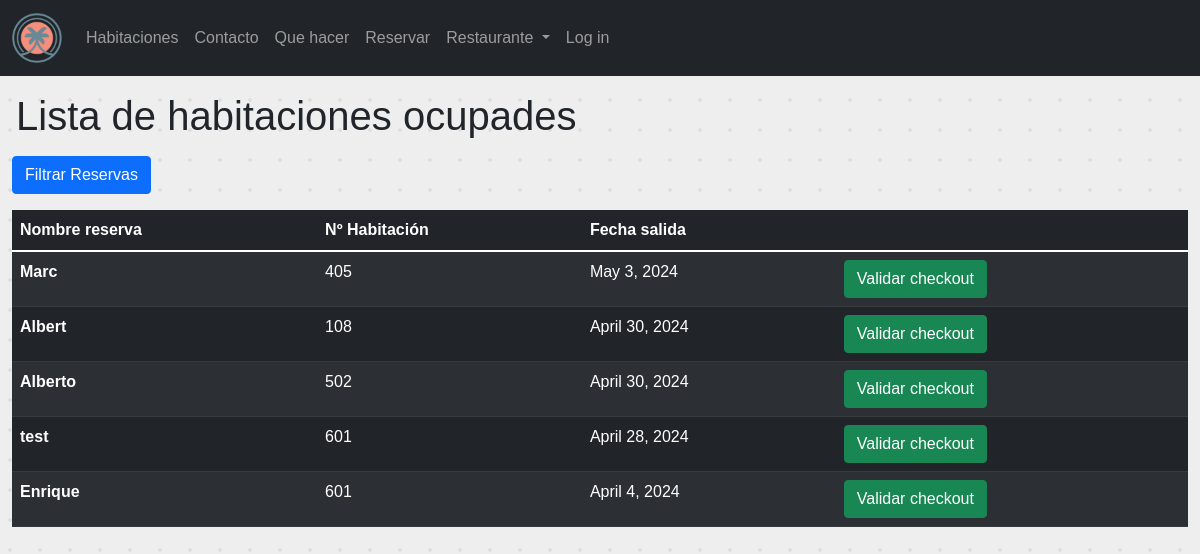
/reception/checkout/, run on an earlier commit of the app's database.
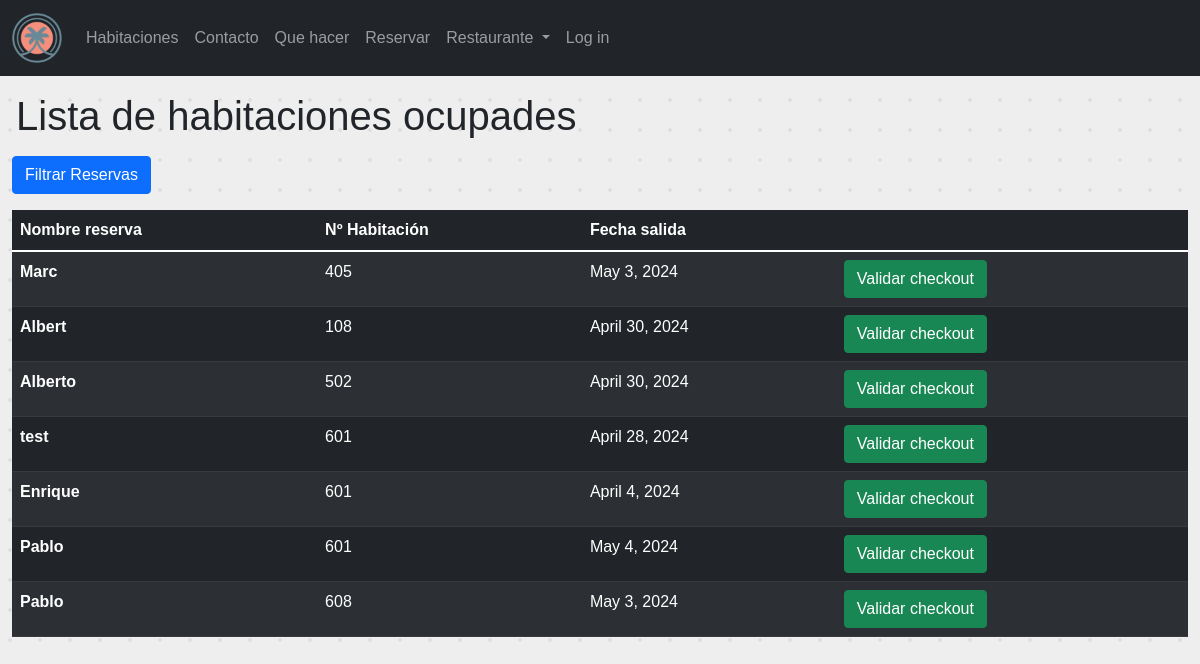
And on a later commit of the database.
### Reception/models.py (models this page shows)
class RoomReservation(models.Model):
    reservation_number = models.CharField(max_length=100)
    DNI = models.CharField(max_length=9)
    guests_name = models.CharField(max_length=100)
    guests_surname = models.CharField(max_length=100)
    guests_email = models.EmailField()
    guests_phone = models.CharField(max_length=100)
    guest_checkin = models.DateField(null=True, blank=True)
    guest_checkout = models.DateField(null=True, blank=True)
    guest_checkin_hour = models.TimeField(null=False, default=datetime.time(13, 0, 0))
    guest_checkout_hour = models.TimeField(null=False, default=datetime.time(10, 0, 0))
    guest_is_here = models.BooleanField(default=False)
    guests_number = models.IntegerField(default=0)
    price = models.DecimalField(max_digits=10, decimal_places=2)
    room_number = models.ForeignKey(Room, on_delete=models.CASCADE)
    room_is_payed = models.BooleanField(default=False)

class Room(models.Model):
    room_type = models.ForeignKey(RoomType, on_delete=models.CASCADE, null=True)
    room_number = models.CharField(max_length=50)
    is_clean = models.BooleanField(default=False)
    def __str__(self):
        return self.room_number

### Reception/views.py (the view)
# urls.py: path('reception/checkout/', ocuped_rooms_view, name='ocuped_rooms_view'),
def ocuped_rooms_view(request):
    reserves = RoomReservation.objects.all().filter(guest_is_here=False)
    context = {
        'reserves': reserves
    }
    return render(request, 'reception/ocuped_rooms.html', context)

### templates/reception/ocuped_rooms.html (shortened to what this page needs)
{% extends "base.html" %}
{% load static %}
{% block content %}
<h1 class="mx-3 my-3">Lista de habitaciones ocupades </h1>
<div class="container-fluid">
    <div class="row mt-3">
        <div class="col">
            <button id="filtrarReservasBtn" class="btn btn-primary" data-bs-toggle="modal"
                    data-bs-target="#Modal_filter">Filtrar Reservas
            </button>
        </div>
    </div>
</div>
<div class="reservations-list mt-3">
    <div class="container-fluid">
        <table class="table table-striped table-dark col-sm-11">
            <thead class="thead-dark">
            <tr>
                <th scope="col">Nombre reserva</th>
                <th scope="col">Nº Habitación</th>
                <th scope="col">Fecha salida</th>
                <th scope="col"></th>
            </tr>
            </thead>
            <tbody>
            {% for reserva in reserves %}
            <tr>
                <th>{{ reserva.guests_name }}</th>
                <td>{{ reserva.room_number.room_number }}</td>
                <td>{{ reserva.guest_checkout }}</td>
                <td>
                    <button type="button" class="btn btn-success" data-bs-toggle="modal"
                            data-bs-target="#Pop-up-{{ reserva.id }}">Validar checkout
                    </button>
                </td>
            </tr>
            {% endfor %}
            </tbody>
        </table>
    </div>
</div>
{% endblock %}

What changed in the data, as far as the page shows it:
added RoomReservation: guests_name "Pablo", room_number.room_number "601", guest_checkout "May 4, 2024"
added RoomReservation: guests_name "Pablo", room_number.room_number "608", guest_checkout "May 3, 2024"
